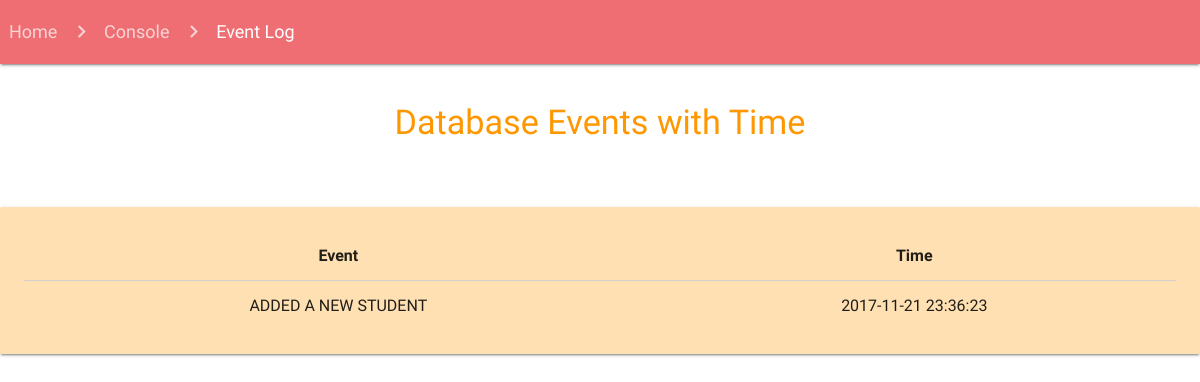
The page /Site/Blackboards/eventlog.php on the database as committed earlier.
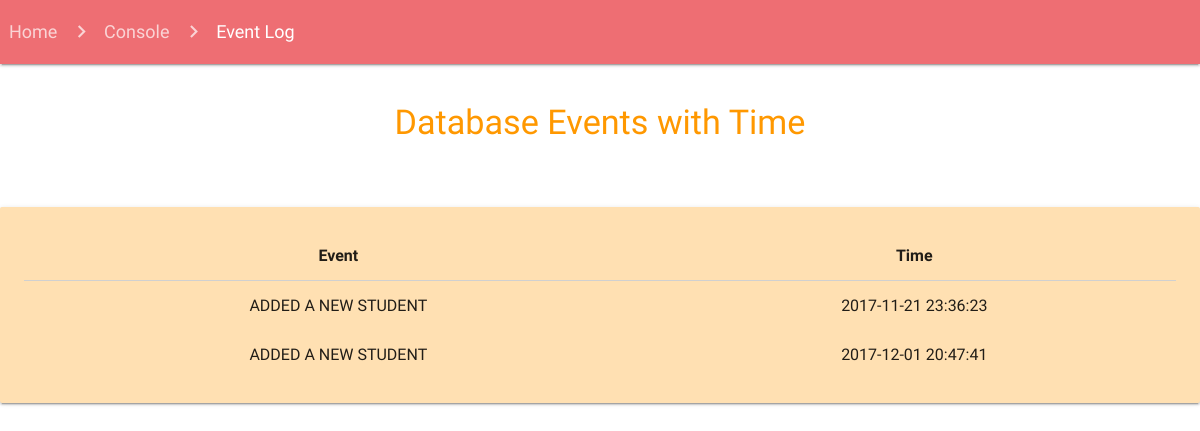
The same page on the database as committed later.
### tables this page shows
CREATE TABLE `EVENT_LOG` (
  `EVENT` varchar(50) NOT NULL,
  `MADE_BY` varchar(50) NOT NULL,
  `TIME` datetime NOT NULL,
  `REMARKS` varchar(30) NOT NULL
);

### Site/Blackboards/eventlog.php (the view, shortened to what this page needs)
<html>
<body>
  <head>
    <link href="../css/materialize.css" type="text/css" rel="stylesheet" media="screen,projection"/>
    <link href="../css/style.css" type="text/css" rel="stylesheet" media="screen,projection"/>
  </head>
  <nav>
      <div class="nav-wrapper">
        <div class="col s12">
          <a href="../index.php" class="breadcrumb">&nbsp Home</a>
          <a href="../console.php" class="breadcrumb">Console</a>
          <a href="#!" class="breadcrumb">Event Log</a>
        </div>
      </div>
    </nav>
<br>
<div class="container">
<center><h4 class="orange-text"> Database Events with Time </h4></center>
<br><br>
</div>
<?php
$con = mysqli_connect("localhost","chandanshastri","321654","COLLEGE");
echo "<div class=\"card-panel orange lighten-4\">";
$sql = "SELECT * from EVENT_LOG";
$result = $con->query($sql);
if ($result->num_rows > 0) {
    echo "<table border=\"0\" class=\"centered\"><tbody><thead><tr>
    <th>Event</th>
    <th>Time</th>
  </tr></thead>";
    while($row = $result->fetch_assoc()) {
        echo "<tr><td>".$row["EVENT"]."</td><td>". $row["TIME"]."</td></tr>";
    }
    echo "</tbody></table>";
} else {
    echo "<b><center>Event Log has been recently cleared.</center></b>";
}
echo "</div>";
?>
</body>
</html>

Rows that differ between the two databases and show on the page:
added event_log: EVENT "ADDED A NEW STUDENT", TIME "2017-12-01 20:47:41"
